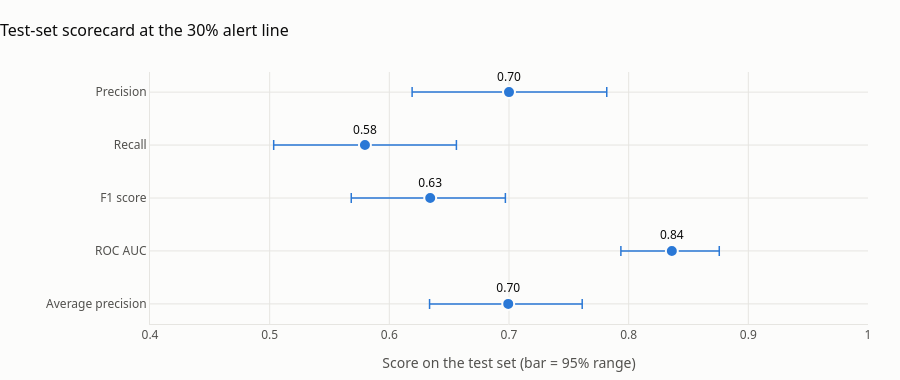

This figure's notebook cell:
### Markdown cell above
### How sure are we about these numbers?

The test set has 1,000 shipments and about 157 failures. A different 1,000 would give slightly different scores. To see how much, we redraw the test set 2,000 times at random (with repeats allowed) and re-score each time. The range that holds 95% of those results is the honest margin of error.

### Code cell
rng = np.random.default_rng(SEED)
draws = []
for _ in range(2000):
    idx = rng.integers(0, len(truth), len(truth))
    t, a, p = truth[idx], alert[idx], p_test[idx]
    draws.append({
        "Precision": precision_score(t, a, zero_division=0), "Recall": recall_score(t, a),
        "F1 score": f1_score(t, a), "ROC AUC": roc_auc_score(t, p), "Average precision": average_precision_score(t, p),
    })
draws = pd.DataFrame(draws)

scorecard = pd.DataFrame({
    "test_score": {
        "Precision": precision_score(truth, alert), "Recall": recall_score(truth, alert), "F1 score": f1_score(truth, alert),
        "ROC AUC": roc_auc_score(truth, p_test), "Average precision": average_precision_score(truth, p_test),
    },
    "low_95": draws.quantile(0.025), "high_95": draws.quantile(0.975),
})

fig = go.Figure(go.Scatter(
    x=scorecard["test_score"], y=scorecard.index, mode="markers+text",
    marker=dict(color=BLUE, size=12, line=dict(color=SURFACE, width=2)),
    text=[f"{v:.2f}" for v in scorecard["test_score"]], textposition="top center", textfont=dict(color=INK),
    error_x=dict(type="data", symmetric=False, array=scorecard["high_95"] - scorecard["test_score"],
                 arrayminus=scorecard["test_score"] - scorecard["low_95"], color=BLUE, thickness=1.5, width=5),
    hovertemplate="%{y}: %{x:.3f}<extra></extra>",
))
fig.update_xaxes(range=[0.4, 1.0], title_text="Score on the test set (bar = 95% range)")
fig.update_yaxes(autorange="reversed")
style(fig, "Test-set scorecard at the 30% alert line", height=380)
fig.update_layout(margin=dict(l=150))
fig.show()

scorecard.round(3)

### Figure 1 — Plotly figure (JSON) as saved in the notebook; plotly's stock layout.template omitted (floating-point values rounded to 4 significant figures)
{"data": [{"error_x": {"array": [0.0817, 0.07644, 0.06283, 0.03963, 0.06182], "arrayminus": [0.08096, 0.07626, 0.06597, 0.04258, 0.06573], "color": "#2a78d6", "symmetric": false, "thickness": 1.5, "type": "data", "width": 5}, "hovertemplate": "%{y}: %{x:.3f}<extra></extra>", "marker": {"color": "#2a78d6", "line": {"color": "#fcfcfb", "width": 2}, "size": 12}, "mode": "markers+text", "text": ["0.70", "0.58", "0.63", "0.84", "0.70"], "textfont": {"color": "#0b0b0b"}, "textposition": "top center", "type": "scatter", "x": [0.7, 0.5796, 0.6341, 0.8361, 0.6993], "y": ["Precision", "Recall", "F1 score", "ROC AUC", "Average precision"]}], "layout": {"font": {"color": "#52514e", "family": "Segoe UI, Arial, sans-serif", "size": 12}, "height": 380, "hoverlabel": {"bgcolor": "white", "font": {"color": "#0b0b0b"}}, "margin": {"b": 56, "l": 150, "r": 32, "t": 72}, "paper_bgcolor": "#fcfcfb", "plot_bgcolor": "#fcfcfb", "title": {"font": {"color": "#0b0b0b", "size": 16}, "text": "Test-set scorecard at the 30% alert line", "x": 0, "xanchor": "left"}, "xaxis": {"gridcolor": "#e6e5e1", "linecolor": "#e6e5e1", "range": [0.4, 1.0], "title": {"text": "Score on the test set (bar = 95% range)"}, "zeroline": false}, "yaxis": {"autorange": "reversed", "gridcolor": "#e6e5e1", "linecolor": "#e6e5e1", "zeroline": false}}}
